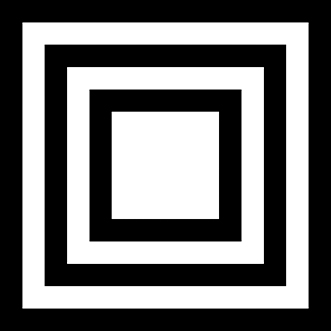
#> input picture landing_field.jpg, 331 x 331 px, given in place of the camera
$ python main4.py   (older library calls are emulated)
#> lines starting #> are read from the running program, lines starting #| are printed output that depends on the picture; after the words box and inside, x2 and y2 are one past the last pixel; in counts of white or black regions, pixels touching at a corner belong together
# import the necessary packages
import numpy as np
import argparse
import cv2

# load the image
# image = cv2.imread('landing_field_2.jpg')


cap = cv2.VideoCapture(0)  # Webcam Capture
#cap = cv2.VideoCapture("test_movies/high_res_slow.MOV")

while True:
    ret, roi_image = cap.read()
#> roi_image is the input picture: shape (331, 331, 3); min 0, max 255, mean 118
    #roi_image = cv2.imread("test_images/landing_field_2.jpg")

    # convert the image to grayscale, blur it, and find edges
    # in the image
    gray = cv2.cvtColor(roi_image, cv2.COLOR_BGR2GRAY)
    gray = cv2.bilateralFilter(gray, 11, 17, 17)
    ret, gray = cv2.threshold(gray, 100, 255, cv2.THRESH_BINARY)
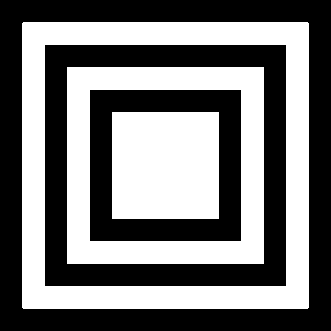
#> gray: shape (331, 331); 47.2% white; 3 white regions, box (x1, y1, x2, y2) and area: (22, 22, 309, 309) 24284, (67, 67, 264, 264) 16008, (112, 112, 219, 219) 11449
    edged = cv2.Canny(gray, 30, 200)
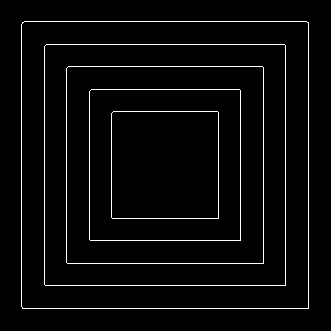
#> edged: shape (331, 331); 3.6% white in thin lines or dots, all inside (x1, y1, x2, y2) = (21, 21, 309, 309)

    # find contours in the edged image, keep only the largest
    # ones, and initialize our screen contour
    (im2, cnts, hierarchy) = cv2.findContours(
        edged, cv2.RETR_TREE, cv2.CHAIN_APPROX_SIMPLE)
#> cnts = 10 contours; largest, box (x1, y1, x2, y2) and area: (21, 21, 309, 309) 82362, (21, 21, 309, 309) 82360, (44, 44, 286, 286) 58078, (44, 44, 286, 286) 58078, (66, 66, 264, 264) 38806
    cnts = sorted(cnts, key=cv2.contourArea, reverse=True)[:10]

    edged = cv2.cvtColor(edged, cv2.COLOR_GRAY2RGB)

    # loop over our contours
    for c in cnts:
        # approximate the contour
        peri = cv2.arcLength(c, True)
        approx = cv2.approxPolyDP(c, 0.02 * peri, True)

        if len(approx) >= 4 and len(approx) <= 6:
            # bounding box
            (x, y, w, h) = cv2.boundingRect(approx)
            ratio = w / float(h)

            # solidity
            area = cv2.contourArea(c)
            hullArea = cv2.contourArea(cv2.convexHull(c))
            solidity = area / float(hullArea)

            # filter
            keepDims = w > 25 and h > 25
            keepSolidity = solidity > 0.9
            keepAspectRatio = ratio >= 0.8 and ratio <= 1.2

            if keepDims and keepSolidity and keepAspectRatio:
                cv2.drawContours(roi_image, [approx], -1, (0, 0, 255), 4)
                cv2.drawContours(edged, [approx], -1, (0, 0, 255), 4)

                M = cv2.moments(approx)
                (cX, cY) = (int(M["m10"] / M["m00"]), int(M["m01"] / M["m00"]))

                cv2.circle(roi_image, (cX, cY), 2, (255, 0, 0), 2)
                cv2.circle(edged, (cX, cY), 2, (255, 0, 0), 2)
#> this loop made 10 passes
#> (peri, approx, x, y, w, h, area, hullArea) on passes 1 to 7: (1145.7, [[22, 22], [22, 308], [308, 308], [308, 22]], 22, 22, 287, 287, 82362, 82364), (1143.3, [[24, 21], [308, 23], [307, 308], [21, 306]], 21, 21, 288, 288, 82360, 82360), (961.7, [[46, 44], [44, 284], [285, 285], [285, 45]], 44, 44, 242, 242, 58078, 58078), (961.1, [[46, 44], [285, 45], [284, 285], [44, 284]], 44, 44, 242, 242, 58077.5, 58077.5), (785.7, [[68, 66], [66, 262], [263, 263], [263, 67]], 66, 66, 198, 198, 38806, 38806), (785.1, [[68, 66], [263, 67], [262, 263], [66, 262]], 66, 66, 198, 198, 38805.5, 38805.5), (601.7, [[91, 89], [89, 239], [240, 240], [240, 90]], 89, 89, 152, 152, 22798, 22798)
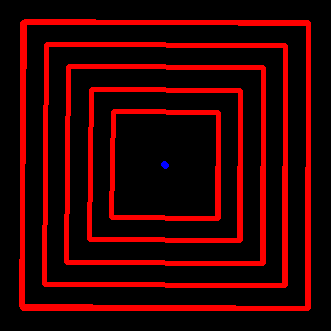
#> edged: shape (331, 331, 3); mean B, G, R 0.1, 0, 48
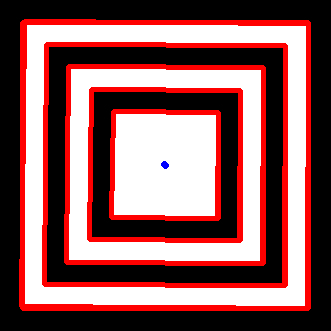
#> roi_image: shape (331, 331, 3); 18.87% of pixels changed, all inside (x1, y1, x2, y2) = (19, 19, 311, 311)

    cv2.imshow("Main Screen", roi_image)
    cv2.imshow("Edged", edged)
    cv2.imshow("Gray", gray)
    cv2.waitKey(1)
